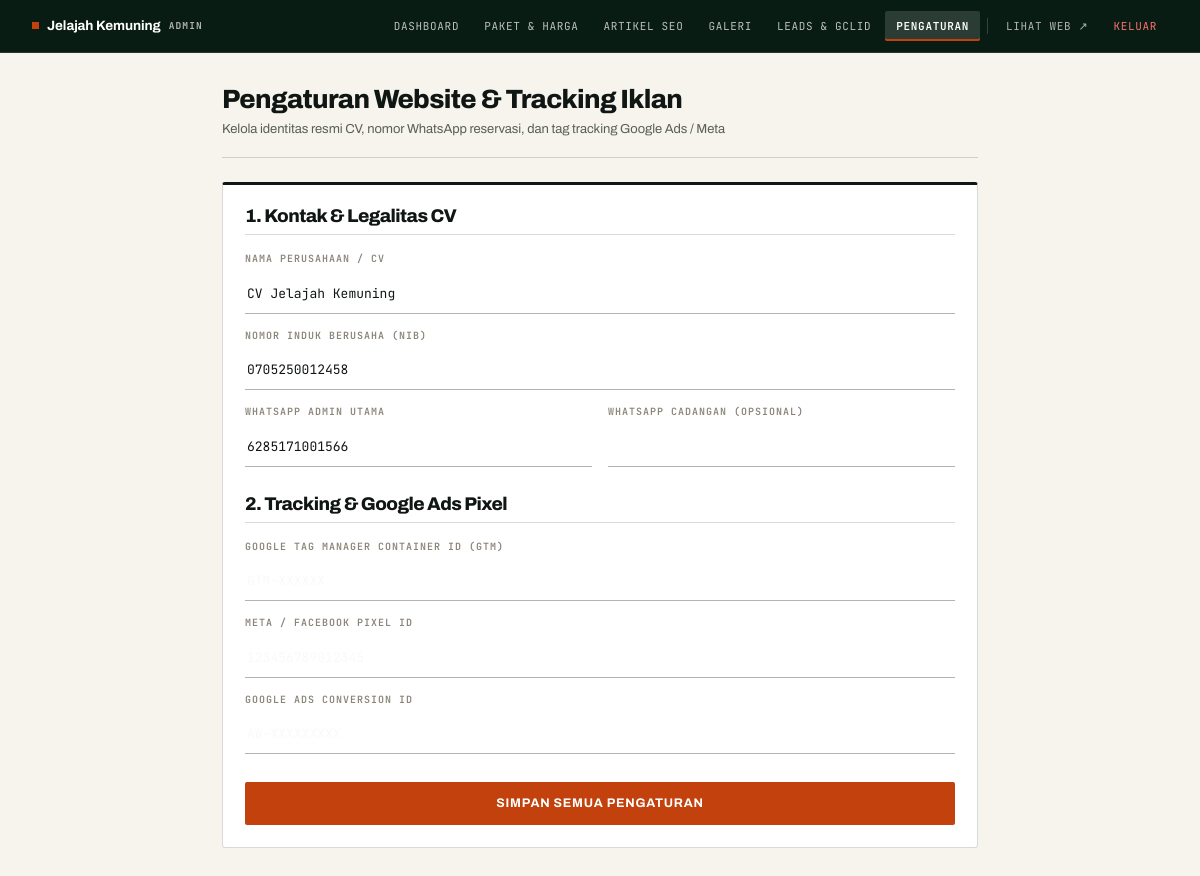
Screenshot of /admin/settings.php (signed in) with the database file from the repository.
### tables this page shows
CREATE TABLE IF NOT EXISTS settings (
    setting_key VARCHAR(100) PRIMARY KEY,
    setting_value TEXT NULL
);

### app/Helpers.php (called while the page is built, shortened)
<?php
class Helpers {
    public static function getSetting(string $key, string $default = ''): string {
        try {
            $db = Database::getInstance()->getConnection();
            $stmt = $db->prepare("SELECT setting_value FROM settings WHERE setting_key = :k LIMIT 1");
            $stmt->execute([':k' => $key]);
            $val = $stmt->fetchColumn();
            return ($val !== false && $val !== null) ? (string)$val : $default;
        } catch (\Throwable $e) {
            return $default;
        }
    }
}

### admin/settings.php (the view, shortened to what this page needs)
<?php
function getVal($k, $default = '') {
    return Helpers::getSetting($k, $default);
}
?>
<!DOCTYPE html>
<html lang="id">
<head>
    <link rel="stylesheet" href="/assets/css/style.min.css">
</head>
<body class="admin-body">
    <?php require __DIR__ . '/_nav.php'; ?>
    <main class="container" style="max-width:820px; padding-top:32px; padding-bottom:64px;">
        <div class="admin-page-head">
            <div>
                <h1 class="admin-page-title">Pengaturan Website &amp; Tracking Iklan</h1>
                <p class="admin-page-sub">Kelola identitas resmi CV, nomor WhatsApp reservasi, dan tag tracking Google Ads / Meta</p>
            </div>
        </div>
        <form method="POST" class="admin-card" style="border-top:3px solid var(--ink);">
            <div style="margin-bottom:28px;">
                <h2 style="font-family:var(--font-display); font-size:1.15rem; font-weight:800; color:var(--ink); margin:0 0 16px; padding-bottom:8px; border-bottom:1px solid var(--rule);">1. Kontak &amp; Legalitas CV</h2>
                <div style="margin-bottom:14px;">
                    <label style="display:block; font-family:var(--font-mono); font-size:10px; font-weight:600; letter-spacing:0.1em; text-transform:uppercase; color:var(--ink-faint); margin-bottom:6px;">Nama Perusahaan / CV</label>
                    <input type="text" name="cv_name" value="<?= htmlspecialchars(getVal('cv_name', defined('CV_NAME') ? CV_NAME : 'CV Jelajah Kemuning')) ?>" class="qf-input on-paper" style="width:100%;">
                </div>
                <div style="margin-bottom:14px;">
                    <label style="display:block; font-family:var(--font-mono); font-size:10px; font-weight:600; letter-spacing:0.1em; text-transform:uppercase; color:var(--ink-faint); margin-bottom:6px;">Nomor Induk Berusaha (NIB)</label>
                    <input type="text" name="nib" value="<?= htmlspecialchars(getVal('nib', defined('CV_NIB') ? CV_NIB : '0705250012458')) ?>" class="qf-input on-paper" style="width:100%;">
                </div>
                <div style="display:grid; grid-template-columns:1fr 1fr; gap:16px; margin-bottom:14px;">
                    <div>
                        <label style="display:block; font-family:var(--font-mono); font-size:10px; font-weight:600; letter-spacing:0.1em; text-transform:uppercase; color:var(--ink-faint); margin-bottom:6px;">WhatsApp Admin Utama</label>
                        <input type="text" name="no_wa_1" value="<?= htmlspecialchars(getVal('no_wa_1', defined('DEFAULT_WA') ? DEFAULT_WA : '6281234567890')) ?>" placeholder="Contoh: 6285171001566" class="qf-input on-paper" style="width:100%;">
                    </div>
                    <div>
                        <label style="display:block; font-family:var(--font-mono); font-size:10px; font-weight:600; letter-spacing:0.1em; text-transform:uppercase; color:var(--ink-faint); margin-bottom:6px;">WhatsApp Cadangan (Opsional)</label>
                        <input type="text" name="no_wa_2" value="<?= htmlspecialchars(getVal('no_wa_2', '')) ?>" class="qf-input on-paper" style="width:100%;">
                    </div>
                </div>
            </div>
            <div style="margin-bottom:28px;">
                <h2 style="font-family:var(--font-display); font-size:1.15rem; font-weight:800; color:var(--ink); margin:0 0 16px; padding-bottom:8px; border-bottom:1px solid var(--rule);">2. Tracking &amp; Google Ads Pixel</h2>
                <div style="margin-bottom:14px;">
                    <label style="display:block; font-family:var(--font-mono); font-size:10px; font-weight:600; letter-spacing:0.1em; text-transform:uppercase; color:var(--ink-faint); margin-bottom:6px;">Google Tag Manager Container ID (GTM)</label>
                    <input type="text" name="gtm_id" value="<?= htmlspecialchars(getVal('gtm_id', '')) ?>" placeholder="GTM-XXXXXX" class="qf-input on-paper" style="width:100%;">
                </div>
                <div style="margin-bottom:14px;">
                    <label style="display:block; font-family:var(--font-mono); font-size:10px; font-weight:600; letter-spacing:0.1em; text-transform:uppercase; color:var(--ink-faint); margin-bottom:6px;">Meta / Facebook Pixel ID</label>
                    <input type="text" name="meta_pixel_id" value="<?= htmlspecialchars(getVal('meta_pixel_id', '')) ?>" placeholder="123456789012345" class="qf-input on-paper" style="width:100%;">
                </div>
                <div style="margin-bottom:24px;">
                    <label style="display:block; font-family:var(--font-mono); font-size:10px; font-weight:600; letter-spacing:0.1em; text-transform:uppercase; color:var(--ink-faint); margin-bottom:6px;">Google Ads Conversion ID</label>
                    <input type="text" name="google_ads_conversion_id" value="<?= htmlspecialchars(getVal('google_ads_conversion_id', '')) ?>" placeholder="AW-XXXXXXXXX" class="qf-input on-paper" style="width:100%;">
                </div>
            </div>
            <button type="submit" class="btn btn-accent" style="width:100%; justify-content:center; padding:13px;">Simpan Semua Pengaturan</button>
        </form>
    </main>
</body>
</html>

### rows the page displays
settings: cv_name "CV Jelajah Kemuning"
settings: nib "0705250012458"
settings: no_wa_1 "6285171001566"
